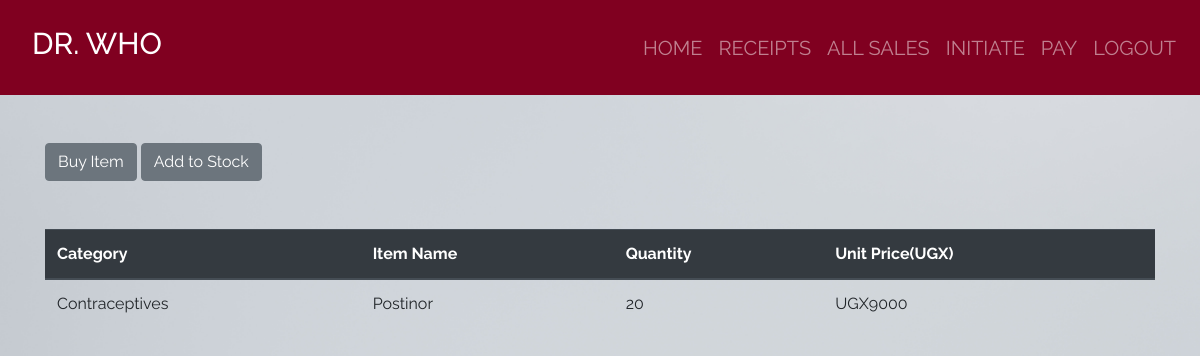
/index/2/ (signed in), run on the app's committed database.
### dawa/models.py (models this page shows, shortened)
class Product(models.Model):
    categoryName = models.ForeignKey(Category, on_delete=models.CASCADE, null=True, blank=True)
    itemName = models.CharField(max_length=50, null=True, blank=True)
    totalQuantity = models.IntegerField(default=0, null=True, blank=True)
    issuedQuantity = models.IntegerField(default=0, null=True, blank=True)
    receivedQuantity = models.IntegerField(default=0, null=True, blank=True)
    unitPrice = models.IntegerField(default=0, null=True, blank=True)
    manufacturer = models.CharField(max_length=50, null=True, blank=True)
    brand = models.CharField(max_length=50, null=True, blank=True)

class Category(models.Model):
    name = models.CharField(max_length=50, null=True, blank=True)
    def __str__(self):
        return self.name

### dawa/views.py (the view)
# urls.py: path('index/<int:product_id>/', views.product_detail, name = 'product_detail'),
@login_required
def product_detail(request, product_id):
    product = Product.objects.get(id = product_id)
    return render(request, 'products/product_detail.html', {'product':product})

### templates/products/product_detail.html
{% extends 'products/base.html'%} {% block content%}
<br></br>
<div class = "container">
    <a href="{% url 'issue_item' product.id %}" ><input type="submit" value="Buy Item" class="btn btn-secondary" btn type="button"/></a>
    <a href="{% url 'add_to_stock' product.id %}" ><input type= "submit" value="Add to Stock" class="btn btn-secondary btn" type="button"/></a>
</div>
<br></br>
<div class = "container">
  <table class="table">
    <thead class="thead-dark">
      <tr>
        <th scope="col">Category</th>
        <th scope="col">Item Name</th>
        <th scope="col">Quantity</th>
        <th scope="col">Unit Price(UGX)</th>
      </tr>
    </thead>
    <tbody>
      <tr>
        <td>{{product.categoryName}}</td>
        <td>{{product.itemName}}</td>
        <td>{{product.totalQuantity}}</td>
        <td>UGX{{product.unitPrice}}</td>
      </tr>
    </tbody>
  </table>
</div>
{% endblock%}

### dawa/static/css/main.css (style rules this page uses)
html,body { position: relative; overflow-x: hidden; background: url('/static/images/img6.jpg'); width: 100% !important; height: 100vh; display: table; position: relative; background-position: center; background-attachment: scroll; -o-background-size: cover; -moz-background-size: cover; -webkit-background-size: cover; background-size: cover; background-repeat: no-repeat; }
body { background-color: hsl(0, 0%, 98%); font-family: 'raleway'; }

### data on the page
Product: categoryName "Contraceptives", itemName "Postinor", totalQuantity "20", unitPrice "9000"
